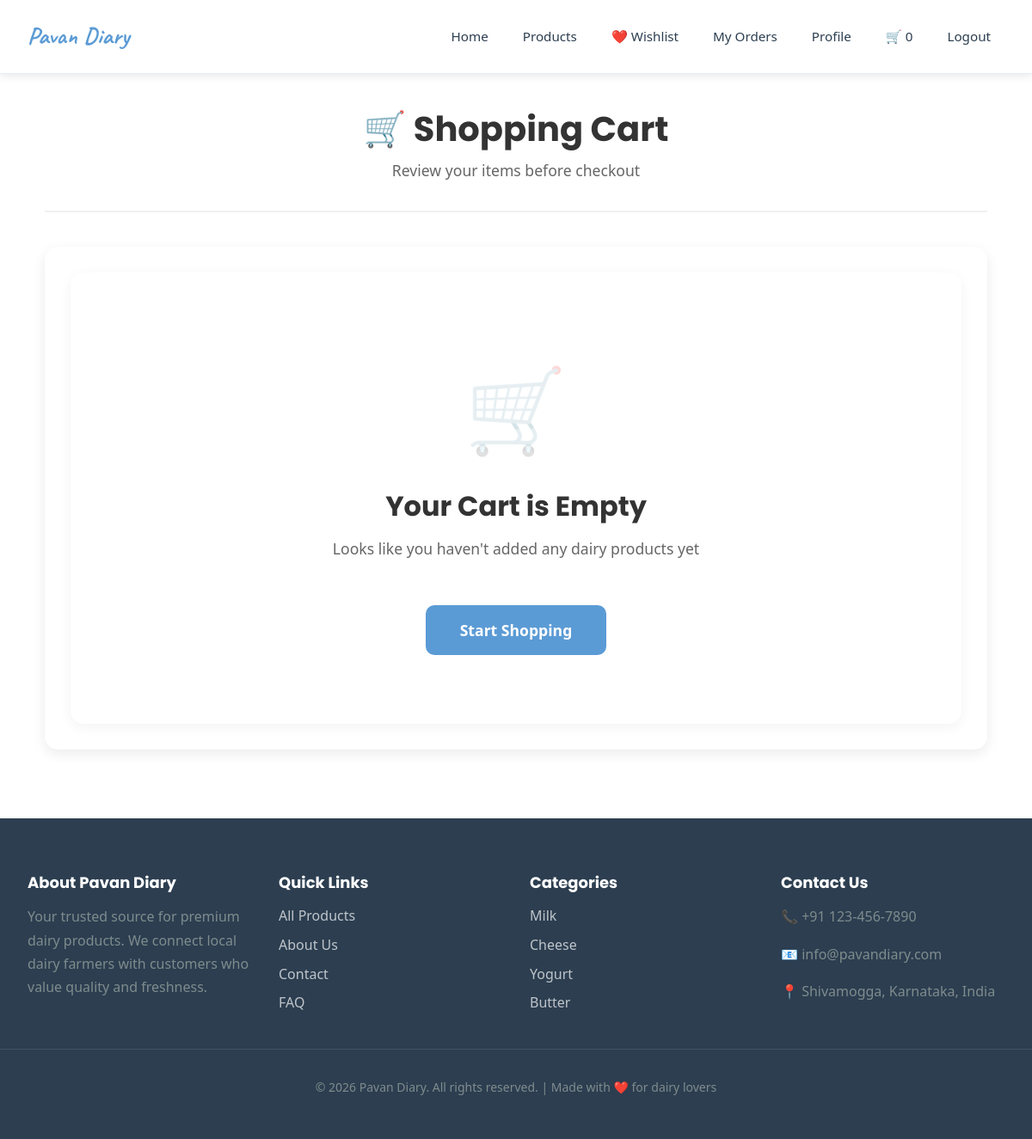
Page /cart/ (signed in) on the earlier database version.
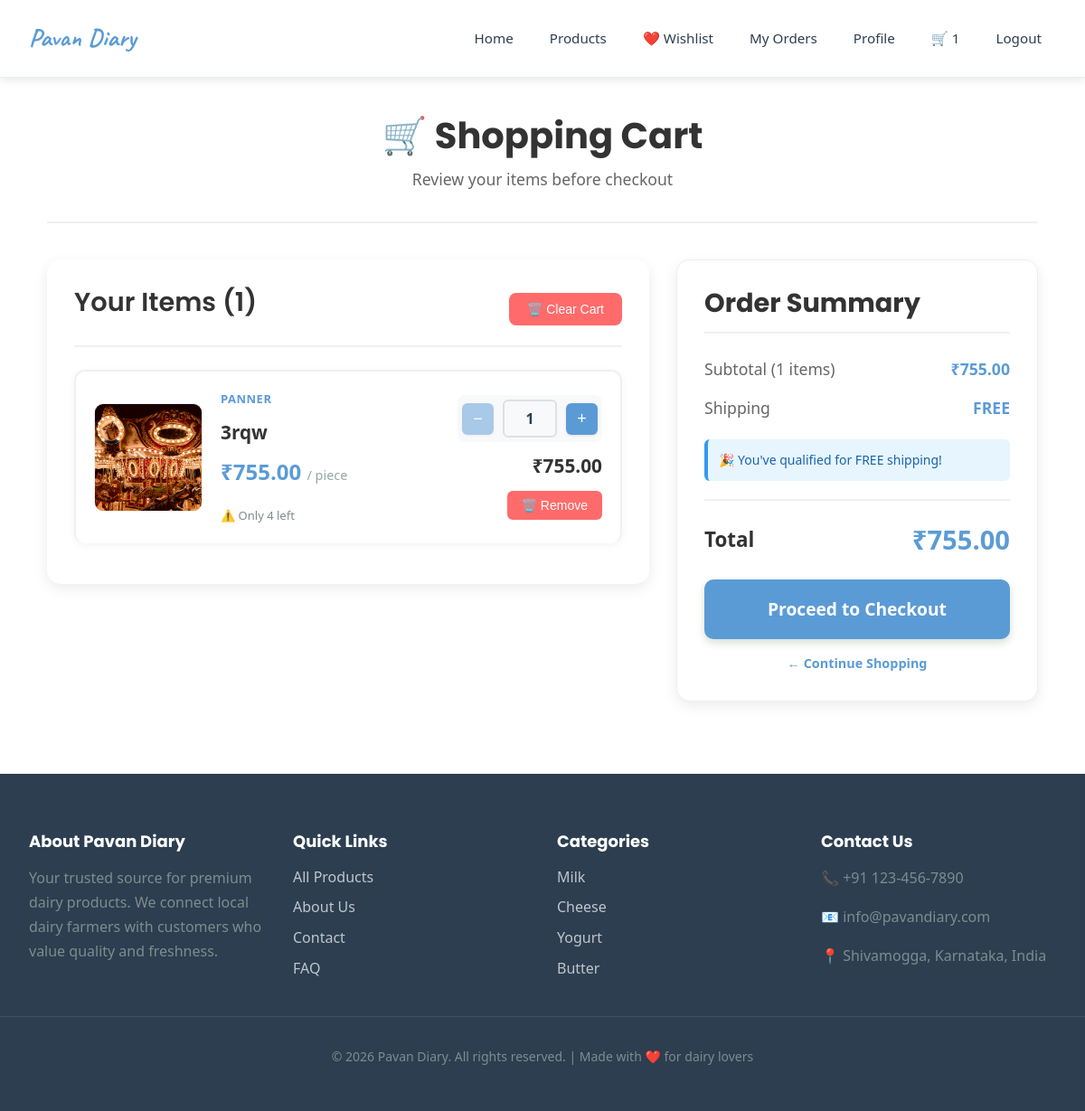
Same page on the later database version.
### cart/models.py (models this page shows, shortened)
class CartItem(models.Model):
    user = models.ForeignKey(User, on_delete=models.CASCADE, related_name='cart_items')
    product = models.ForeignKey(Product, on_delete=models.CASCADE)
    quantity = models.IntegerField(default=1, validators=[MinValueValidator(1)])
    created_at = models.DateTimeField(auto_now_add=True)
    updated_at = models.DateTimeField(auto_now=True)
    class Meta:
        db_table = 'cart_items'
        unique_together = ['user', 'product']
    @property
    def subtotal(self):
        return self.quantity * self.product.price

### products/models.py (models this page shows, shortened)
class Product(models.Model):
    seller = models.ForeignKey(SellerProfile, on_delete=models.CASCADE, related_name='products')
    category = models.ForeignKey(Category, on_delete=models.SET_NULL, null=True, related_name='products')
    name = models.CharField(max_length=200)
    description = models.TextField()
    price = models.DecimalField(max_digits=10, decimal_places=2, validators=[MinValueValidator(0)])
    stock_quantity = models.IntegerField(default=0, validators=[MinValueValidator(0)])
    unit = models.CharField(max_length=50, default='piece')
    is_organic = models.BooleanField(default=False)
    expiry_days = models.IntegerField(help_text="Days until expiry from production")
    rating = models.DecimalField(max_digits=3, decimal_places=2, default=0.00,
                                validators=[MinValueValidator(0), MaxValueValidator(5)])
    is_active = models.BooleanField(default=True)
    created_at = models.DateTimeField(auto_now_add=True)
    updated_at = models.DateTimeField(auto_now=True)
    class Meta:
        db_table = 'products'
        ordering = ['-created_at']
    @property
    def is_in_stock(self):
        return self.stock_quantity > 0
    @property
    def primary_image(self):
        primary = self.images.filter(is_primary=True).first()
        if primary:
            return primary.image.url
        first_image = self.images.first()
        if first_image:
            return first_image.image.url
        return None

class ProductImage(models.Model):
    product = models.ForeignKey(Product, on_delete=models.CASCADE, related_name='images')
    image = models.ImageField(upload_to='products/')
    is_primary = models.BooleanField(default=False)
    created_at = models.DateTimeField(auto_now_add=True)
    class Meta:
        db_table = 'product_images'

class Category(models.Model):
    name = models.CharField(max_length=100, unique=True)
    description = models.TextField(blank=True)
    image = models.ImageField(upload_to='categories/', null=True, blank=True)
    is_active = models.BooleanField(default=True)
    created_at = models.DateTimeField(auto_now_add=True)
    class Meta:
        db_table = 'categories'
        verbose_name_plural = 'Categories'
        ordering = ['name']

### cart/views.py (the view)
# urls.py: path('cart/', views.cart, name='cart'),
@login_required
def cart(request):
    cart_items = CartItem.objects.filter(user=request.user).select_related(
        'product',
        'product__category',
        'product__seller'
    ).prefetch_related('product__images')
    subtotal = sum(item.subtotal for item in cart_items)
    shipping = Decimal('50.00') if subtotal > 0 and subtotal < Decimal('500.00') else Decimal('0.00')
    total = subtotal + shipping
    warnings = []
    for item in cart_items:
        if not item.product.is_in_stock:
            warnings.append(f"{item.product.name} is out of stock")
        elif item.quantity > item.product.stock_quantity:
            warnings.append(f"Only {item.product.stock_quantity} units of {item.product.name} available")
    context = {
        'cart_items': cart_items,
        'subtotal': subtotal,
        'shipping': shipping,
        'total': total,
        'warnings': warnings,
        'cart_count': cart_items.count(),
    }
    return render(request, 'cart/cart.html', context)

### cart/context_processors.py (called while the page is built)
def cart_count(request):
    if request.user.is_authenticated:
        from django.db.models import Sum
        result = CartItem.objects.filter(user=request.user).aggregate(total=Sum('quantity'))
        count = result['total'] or 0
    else:
        count = 0
    return {'cart_count': count}

### templates/cart/cart.html (shortened to what the changed rows need)
{% extends 'core/base.html' %}
{% load static %}
{% block extra_css %}
    <link rel="stylesheet" href="{% static 'css/pages/cart.css' %}?v=1">
{% endblock %}
{% block content %}
<div class="container">
    <div class="page-title">
        <h2>🛒 Shopping Cart</h2>
    </div>
    {% if cart_items %}
    <div class="cart-layout">
        <div class="cart-items-section">
            <div class="section-header">
                <h3>Your Items ({{ cart_count }})</h3>
                <form method="post" action="{% url 'clear_cart' %}" style="display: inline;">
                    <button type="submit" class="clear-cart-btn" onclick="return confirm('Clear entire cart?')">
                        🗑️ Clear Cart
                    </button>
                </form>
            </div>
            {% for item in cart_items %}
            <div class="cart-item">
                <div class="item-image">
                    {% if item.product.primary_image %}
                        <img src="{{ item.product.primary_image }}" alt="{{ item.product.name }}">
                    {% else %}
                        <div class="item-image-placeholder">🥛</div>
                    {% endif %}
                </div>
                <div class="item-details">
                    <div>
                        <div class="item-category">{{ item.product.category.name }}</div>
                        <div class="item-name">{{ item.product.name }}</div>
                        <div class="item-price">₹{{ item.product.price }} <small>/ {{ item.product.unit }}</small></div>
                    </div>
                    <div class="item-stock">
                        {% if item.product.is_in_stock %}
                            {% if item.product.stock_quantity >= 10 %}
                                ✅ In Stock
                            {% else %}
                                ⚠️ Only {{ item.product.stock_quantity }} left
                            {% endif %}
                        {% else %}
                            ❌ Out of Stock
                        {% endif %}
                    </div>
                </div>
                <div class="item-actions">
                    <form method="post" action="{% url 'update_cart' item.id %}" class="quantity-control">
                        <button type="submit" name="quantity" value="{{ item.quantity|add:'-1' }}"
                                {% if item.quantity <= 1 %}disabled{% endif %}>−</button>
                        <input type="number" name="quantity" value="{{ item.quantity }}" min="1"
                               max="{{ item.product.stock_quantity }}" readonly>
                        <button type="submit" name="quantity" value="{{ item.quantity|add:'1' }}"
                                {% if item.quantity >= item.product.stock_quantity %}disabled{% endif %}>+</button>
                    </form>
                    <div class="item-subtotal">₹{{ item.subtotal }}</div>
                    <form method="post" action="{% url 'remove_from_cart' item.id %}" style="display: inline;">
                        <button type="submit" class="remove-btn">🗑️ Remove</button>
                    </form>
                </div>
            </div>
            {% endfor %}
        </div>
        <div class="cart-summary">
            <h3>Order Summary</h3>
            <div class="summary-row">
                <span>Subtotal ({{ cart_count }} items)</span>
                <span class="amount">₹{{ subtotal }}</span>
            </div>
            <div class="summary-row">
                <span>Shipping</span>
                <span class="amount">
                    {% if shipping > 0 %}
                        ₹{{ shipping }}
                    {% else %}
                        FREE
                    {% endif %}
                </span>
            </div>
            {% if shipping > 0 %}
            <div class="shipping-note">
                💡 Add ₹{{ 500|add:"-"|add:subtotal }} more to get FREE shipping!
            </div>
            {% else %}
            <div class="shipping-note">
                🎉 You've qualified for FREE shipping!
            </div>
            {% endif %}
            <div class="summary-row total">
                <span>Total</span>
                <span class="amount">₹{{ total }}</span>
            </div>
            <a href="{% url 'checkout' %}" class="checkout-btn">
                Proceed to Checkout
            </a>
            <a href="{% url 'product_list' %}" class="continue-shopping">
                ← Continue Shopping
            </a>
        </div>
    </div>
    {% else %}
    <div class="cart-items-section">
        <div class="empty-cart">
            <div class="empty-cart-icon">🛒</div>
            <h3>Your Cart is Empty</h3>
            <p>Looks like you haven't added any dairy products yet</p>
            <a href="{% url 'product_list' %}" class="shop-now-btn">
                Start Shopping
            </a>
        </div>
    </div>
    {% endif %}
</div>
{% endblock %}

Differences in the rows shown:
added CartItem: product.primary_image (picture), product.category.name "PANNER", product.name "3rqw", product.price "755.00", product.unit "piece", product.stock_quantity "4", quantity "1", subtotal "755.00"
Other differences:
{{ cart_count }}: "0" → "1"
{{ cart_count }}: (not shown) → "1"
{{ subtotal }}: (not shown) → "755.00"
{{ total }}: (not shown) → "755.00"
text no longer shown: "🛒 Your Cart is Empty Looks like you haven't added any dairy products yet Start Shopping"
text now shown: "Your Items ( ) 🗑️ Clear Cart Order Summary Subtotal ( items) ₹ Shipping FREE 🎉 You've qualified for FREE shipping! Total ₹ Proceed to Checkout ← Continue Shopping"
